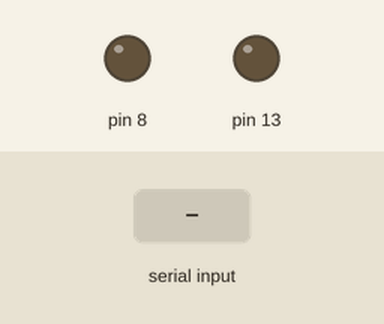
The sketch below on a simulated Arduino Uno, built with avr-gcc and run on an emulated ATmega328P. On the bench: output pins drawn as LEDs (lit = HIGH). Inputs (shaded band) come from the test bench.

Above: at 1.2 s.
1.3 s: "1" received over Serial
At 1.8 s:
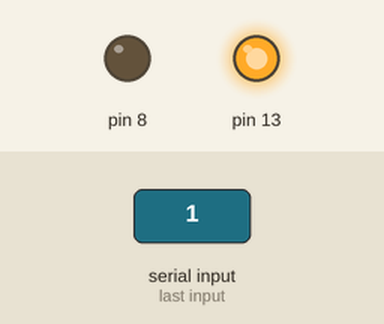
2.8 s: "0" received over Serial
At 4.2 s:
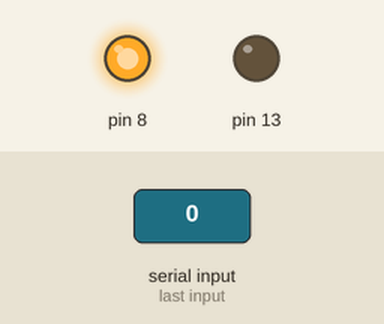
Timing chart, 0 to 5.8 s (numbered marks = the images above; inputs shaded):
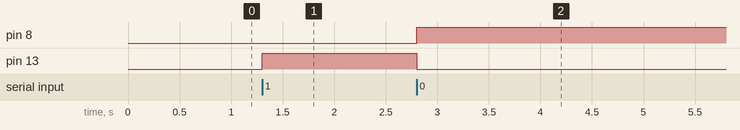

The sketch:

arduino_code.ino
```cpp
char ser;

void setup() {
  // put your setup code here, to run once:
  pinMode(8, OUTPUT);
  pinMode(13, OUTPUT);
  Serial.begin(9600);
}

void loop() {
  // put your main code here, to run repeatedly:


  if (Serial.available() > 0) {
    ser = Serial.read();


    if (ser == '1') {
      digitalWrite(8, LOW);
      digitalWrite(13, HIGH);
    }
    else if (ser == '0') {
      digitalWrite(13, LOW);
      digitalWrite(8, HIGH);

    }
  }
}
```

Measured:
- after the input at 1.3 s, pin 13: LOW → HIGH at once
- after the input at 2.8 s, pin 8: LOW → HIGH at once; pin 13: HIGH → LOW at once
